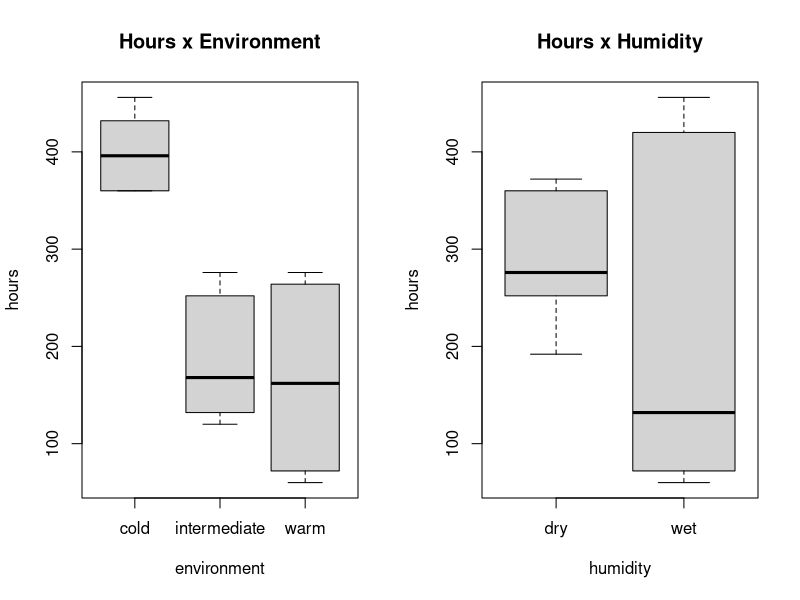
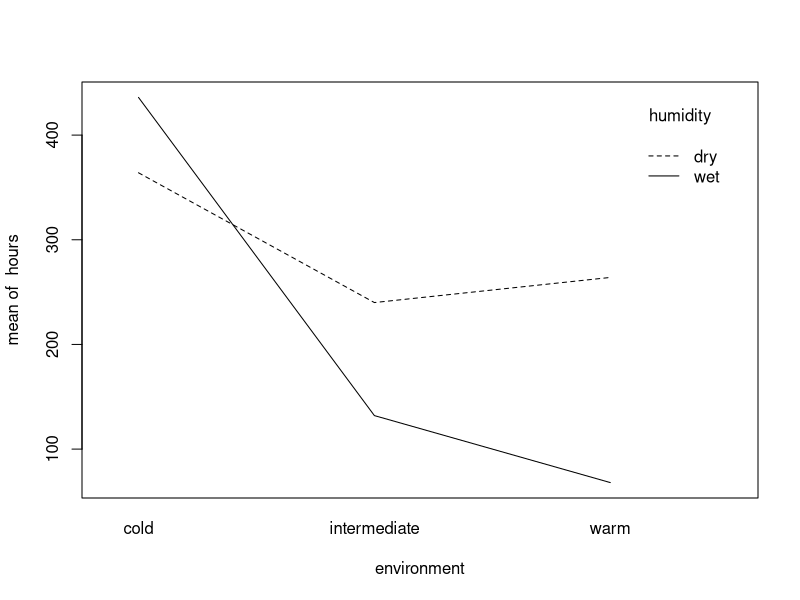
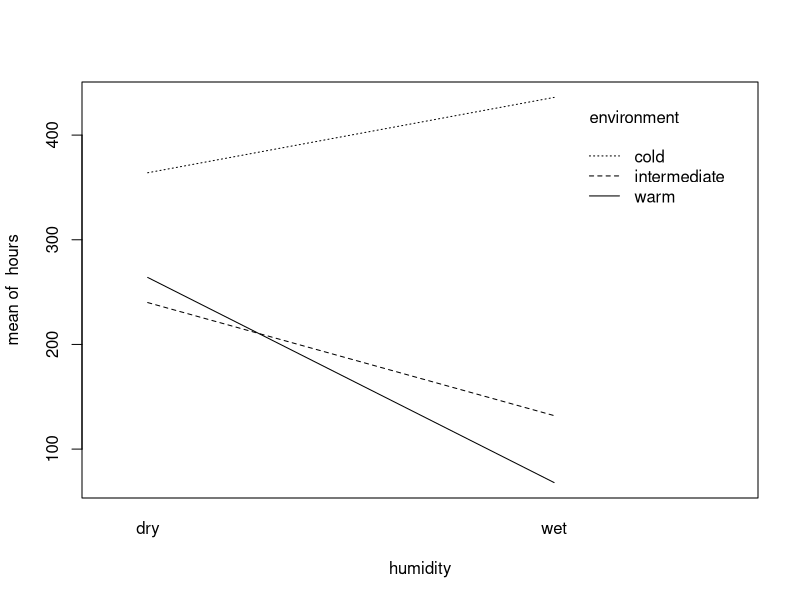
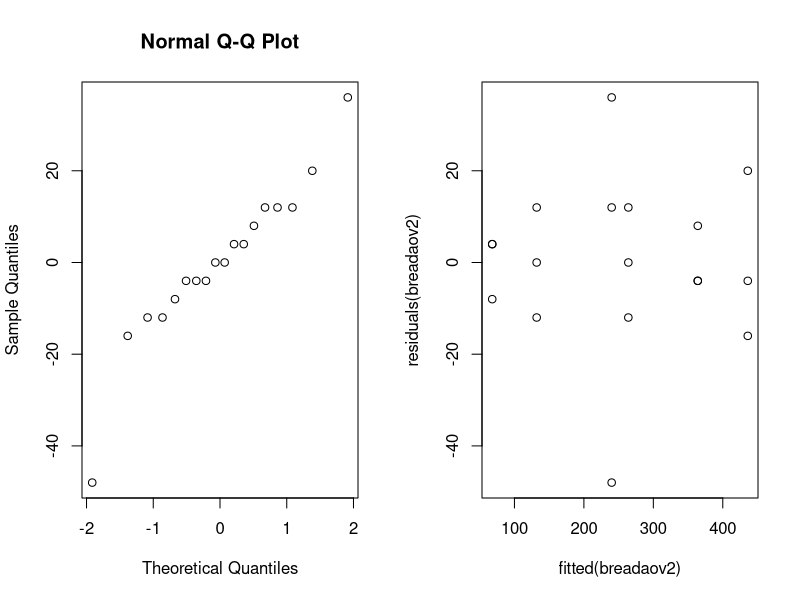
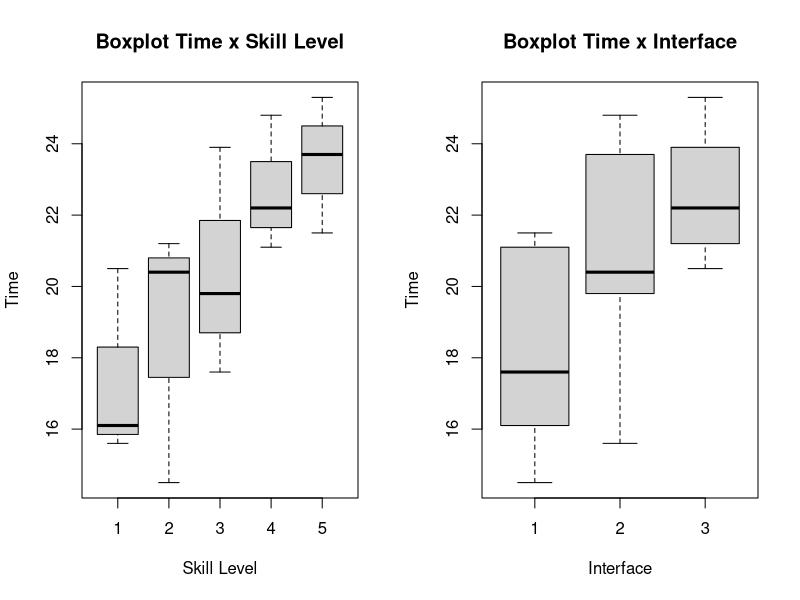
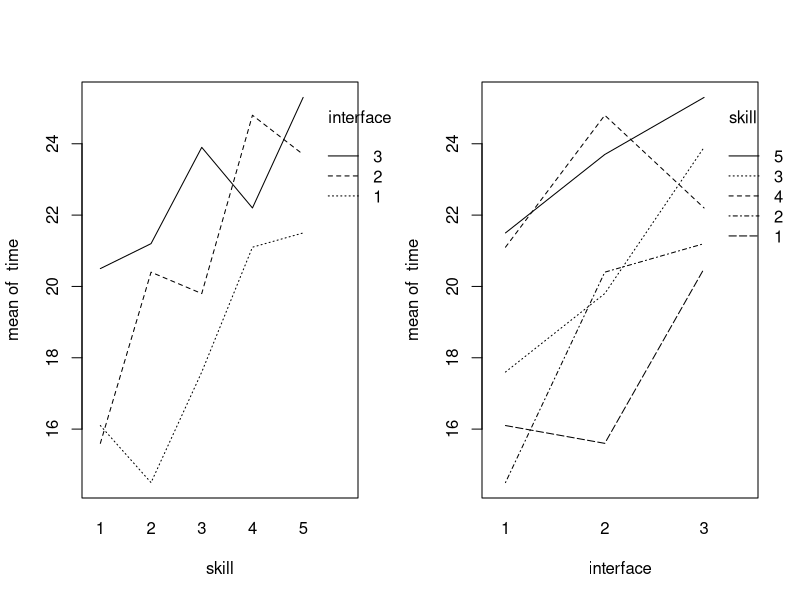
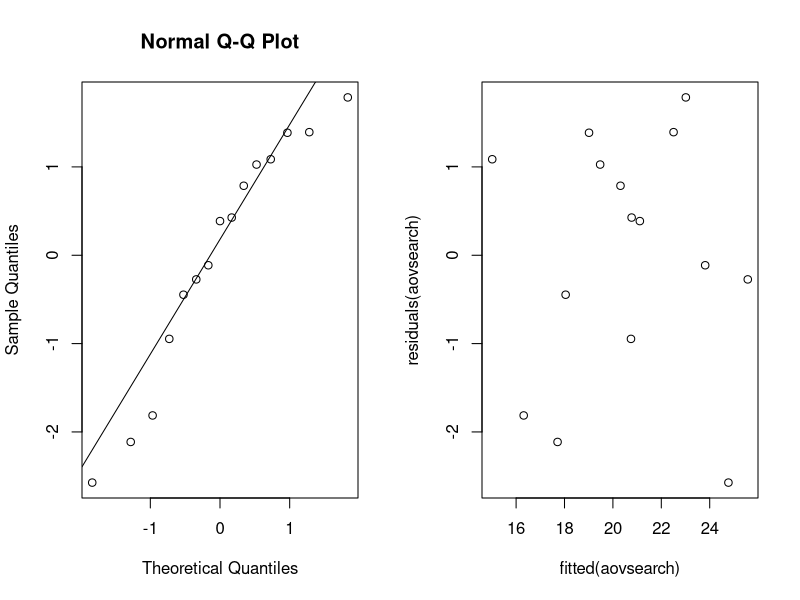
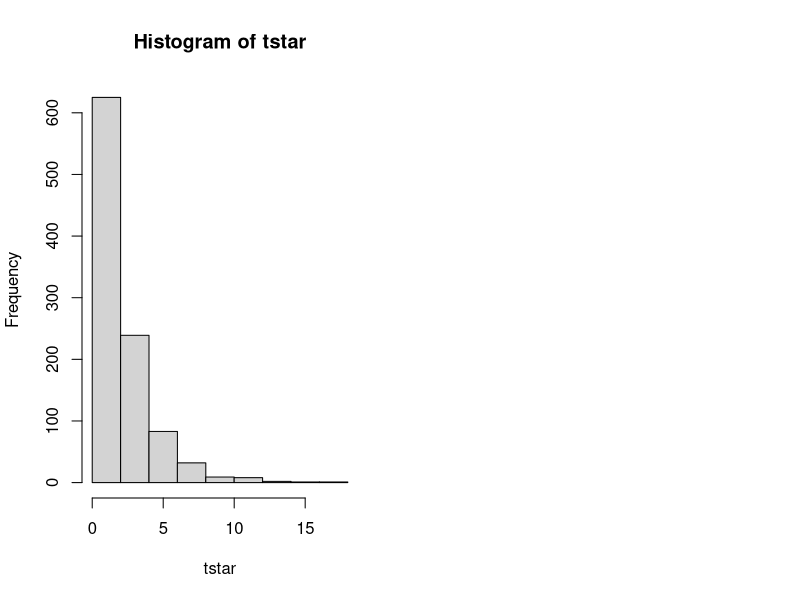

Generate these figures, in order, with R: (Note: this script raises an error after producing the figures.)

# Loading necessary packages, so they are available in the current session.
library(multcomp)
library(lme4)

### Exercise 1
data_bread <- read.table(file = "bread.txt", header = TRUE)

# QUestion 1:
I = 3 #levels of temperature.
J = 2 #levels of humidity.
N = 3 #experimental units per combination of the two factors, given that the total of units is 18.
rbind(rep(1:I,each=N*J),rep(1:J,N*I),sample(1:(N*I*J)))

# Question 2
par(mfrow=c(1,2))
boxplot(hours~environment,data=data_bread, main ="Hours x Environment")
boxplot(hours~humidity,data=data_bread, main ="Hours x Humidity")

par(mfrow=c(1,1))
attach(data_bread)
interaction.plot(environment,humidity,hours)
interaction.plot(humidity,environment,hours)

# Question 3
data_bread$environment=as.factor(data_bread$environment)
data_bread$humidity=as.factor(data_bread$humidity)
breadaov=lm(hours~environment*humidity,data=data_bread)
anova(breadaov)
summary(breadaov)

# Question 4
contrasts(data_bread$environment)=contr.sum
contrasts(data_bread$humidity)=contr.sum
breadaov2=lm(hours~environment*humidity,data=data_bread)
anova(breadaov2)
summary(breadaov2)

# Question 5
#Checking the normality of the population.
par(mfrow=c(1,2))
qqnorm(residuals(breadaov2))

# An extra check is also the Shapiro test.
shapiro.test(residuals(breadaov2))

# Checking the assumption of equal population variances.
plot(fitted(breadaov2), residuals(breadaov2))

### Exercise 2
search = read.table("search.txt", header = TRUE)

# Question 1
B = 5
I = 3
N = 1

rbind(rep(1:I,each=N*B),rep(1:B,N*I),sample(1:(N*I*B)))


# Question 2
attach(search)

par(mfrow=c(1,2))
boxplot(time~skill, main="Boxplot Time x Skill Level", ylab="Time", xlab="Skill Level")
boxplot(time~interface, main="Boxplot Time x Interface", ylab="Time", xlab="Interface")

par(mfrow=c(1,2))
interaction.plot(skill, interface, time); interaction.plot(interface, skill, time)

# Question 3
search$skill <- factor(search$skill)
search$interface <-  factor(search$interface)
aovsearch = lm(time~interface+skill, data = search)
anova(aovsearch)
summary(aovsearch)

# Question 4
contrasts(search$skill)=contr.sum
contrasts(search$interface)=contr.sum
aovsearch = lm(time~interface+skill, data = search)
summary(aovsearch)

estimatedTime = 20.5467 +  2.1533  + (0 - (-2.3867) - 0.3133)  
estimatedTime

# Question 5
par(mfrow=c(1,2))
qqnorm(residuals(aovsearch))
qqline(residuals(aovsearch))
plot(fitted(aovsearch), residuals(aovsearch))

# Question 6
friedman.test(time, interface, skill, data = search)
#friedman.test(time~interface|skill, data = search)

# Question 7
oneaovsearch = lm(time~interface, data = search)
anova(oneaovsearch)

### Exercise 3

# Question 1
cream= read.table("cream.txt",header = TRUE)

cream$batch= as.factor(cream$batch)
cream$position= as.factor(cream$position)
cream$starter= as.factor(cream$starter)

creamaov= lm(acidity ~ starter + batch + position,data = cream)
anova(creamaov)
summary(creamaov)

# Question 2
creammult= glht(creamaov,linfct = mcp(starter="Tukey"))
summary(creammult)

# Question 3
# In Word File

# Question 4
confint(creammult)


### Exercise 4
library(lme4)
# Question 1
cow = read.table("cow.txt", header = TRUE)
cow$id = factor(cow$id)
cow$per = factor(cow$per)
cow$treatment = factor(cow$treatment)

cowlm = lm(milk~treatment+id+per, data = cow)
summary(cowlm)

# Question 2: Result from question 1

# Question 3
cowlmer = lmer(milk~treatment+order+per+(1|id), data = cow, REML=FALSE)
summary(cowlmer)
cowlmer1 = lmer(milk~order+per+(1|id), data = cow, REML=FALSE)
anova(cowlmer1, cowlmer)


# Question 4
attach(cow)
t.test(milk[treatment=="A"],milk[treatment=="B"],paired=TRUE)

### Exercise 5

# Question 1
nausea.frame=data.frame("nausea" = integer(),"medicin" = character(), stringsAsFactors = FALSE)
index = 1
for(i in 1:100){
  nausea.frame[i,] <- rbind(0, "Chlorpromazine")
  index = index + 1}

for(i in 1:52){
  nausea.frame[index,] <- rbind(1, "Chlorpromazine")
  index = index + 1}

for(i in 1:32){
  nausea.frame[index,] <- rbind(0, "Pentobarbital(100mg)")
  index = index + 1}

for(i in 1:35){
  nausea.frame[index,] <- rbind(1, "Pentobarbital(100mg)")
  index = index + 1}

for(i in 1:48){
  nausea.frame[index,] <- rbind(0, "Pentobarbital(150mg)")
  index = index + 1}

for(i in 1:37){
  nausea.frame[index,] <- rbind(1, "Pentobarbital(150mg)")
  index = index + 1}

#nausea.frame
attach(nausea.frame)
# Question 2
nausea.frame$medicin=as.factor(nausea.frame$medicin)

xtabs(~medicin+nausea)

# Question 3
attach(nausea.frame)

t = chisq.test(xtabs(~medicin+nausea))[[1]]
B=1000
tstar=numeric(B)
for (i in 1:B){
  medicinstar=sample(medicin)
  tstar[i]= chisq.test(xtabs(~medicinstar+nausea))[[1]]
}

hist(tstar)
t
pl=sum(tstar<t)/B
pr=sum(tstar>t)/B
p=2*min(pl,pr)
pl;pr;p

# Question 4
chisq.test(xtabs(~medicin+nausea))

### Exercise 6

# Question 1
airpollution= read.table("airpollution.txt", header = TRUE)
pairs(oxidant ~ day + wind + temperature + humidity + insolation , data= airpollution, upper.panel= NULL)

# Question 2
oxidant_day= lm(oxidant ~ day, data = airpollution)
summary(oxidant_day)
#Multiple R-squared: 0.01093

oxidant_wind= lm(oxidant ~ wind, data = airpollution)
summary(oxidant_wind)
#Multiple R-squared: 0.5863

oxidant_temperature=lm(oxidant ~ temperature, data = airpollution)
summary(oxidant_temperature)
#Multiple R-squared: 0.576

oxidant_humidity=lm(oxidant ~ humidity, data = airpollution)
summary(oxidant_humidity)
#Multiple R-squared: 0.124

oxidant_insolation=lm(oxidant ~ insolation, data = airpollution)
summary(oxidant_insolation)
#Multiple R-squared: 0.2552

## step 1 - select the highest R-squared (wind)
oxidant1= lm(oxidant ~ wind, data = airpollution)
summary(oxidant1)
#Multiple R-squared: 0.5863

## step 2 - select the highest R-squared (temperature as second variable) among below options
oxidant2=lm(oxidant ~ wind + temperature, data = airpollution)
summary(oxidant2)
#Multiple R-squared:0.7773 

oxidant2=lm(oxidant ~ wind + insolation, data = airpollution)
summary(oxidant2)
#Multiple R-squared:0.6613 

oxidant2=lm(oxidant ~ wind + humidity, data = airpollution)
summary(oxidant2)
#Multiple R-squared:0.5913 - one variable become insignificant

oxidant2=lm(oxidant ~ wind + day, data = airpollution)
summary(oxidant2)
#Multiple R-squared:0.5989 - one variable become insignificant

## step 3 - all added variable make previous variables insignificant - stop stepping up
oxidant3=lm(oxidant ~ wind + temperature + insolation, data = airpollution)
summary(oxidant3)
#Multiple R-squared:0.7816 - one variable become insignificant

oxidant3=lm(oxidant ~ wind + temperature + humidity, data = airpollution)
summary(oxidant3)
#Multiple R-squared:0.7964 - one variable become insignificant

oxidant3=lm(oxidant ~ wind + temperature + day, data = airpollution)
summary(oxidant3)
#Multiple R-squared:0.7958 - one variable become insignificant

## Best Model - step 2
oxidant2=lm(oxidant ~ wind + temperature, data = airpollution)
oxidant2

# Question 3
## step 1 - full model
oxidant5= lm(oxidant ~ wind + temperature + insolation + humidity + day, data = airpollution)
summary(oxidant5)

## step 2 - remove the highest p-value (day)
oxidant4= lm(oxidant ~ wind + temperature + insolation + humidity , data = airpollution)
summary(oxidant4)

## step 3 - remove second highest p-value (insolation)
oxidant3= lm(oxidant ~ wind + temperature + humidity , data = airpollution)
summary(oxidant3)

## step 4 - remove third highest p-value (humidity)
oxidant2= lm(oxidant ~ wind + temperature , data = airpollution)
summary(oxidant2)

# Question 4
## Best Model
oxidant2

# Question 5
par(mfrow=c(1,2))
qqnorm(residuals(oxidant2), main = "QQ-plot residuals")
plot(fitted(oxidant2),residuals(oxidant2))

### Exercise 7

# Question 1
crime_expenses <- read.table(file = "expensescrime.txt", header = TRUE)

#Identifying potential correlations
pairs(crime_expenses, upper.panel=NULL)

# It's possible to see a potential correlation between expend and bad, lawyers, employ and pop.
# Verifying the histogram for these variables:
par(mfrow=c(1,5))
hist(crime_expenses$expend)
hist(crime_expenses$bad)
hist(crime_expenses$lawyers)
hist(crime_expenses$employ)
hist(crime_expenses$pop)

# Thus a first attempt to calculate the linear model will be made considering these factors.
attach(crime_expenses)
expenseslm = lm(expend~bad+lawyers+employ+pop, data=crime_expenses)
summary(expenseslm)
confint(expenseslm)
#Assessing the current model
par(mfrow=c(1,2))
qqnorm(residuals(expenseslm)) # There are
shapiro.test(residuals(expenseslm)) #Extract check using Shapiro's normality test.

plot(fitted(expenseslm),residuals(expenseslm))
# The variances for the different fitted values is concentrated with smaller value of fitted expenses.

#2nd Iteration:
# Considering that in the previous iteration lawyers and employ reject the null hypothesis the 2nd iteration will
# consider only these factors (bad will also be considered since it has the biggest estimated coeficient).
# Additionally, now we will calculate the regression considering interaction between the variables.
expenseslm2 = lm(expend~bad*lawyers*employ, data=crime_expenses)
summary(expenseslm2)
# Assessing the new regression parameters:
qqnorm(residuals(expenseslm2))
plot(fitted(expenseslm2),residuals(expenseslm2))
# The qqnorm presents a curved shape with some points far from the line, the qqnorm shows a concentration around certain fitted values (<1000).
# Given that bad is the variable with highest coeficient we will try to have better results by elevating bad to the
# power of 2.

crime_expenses$bad2 = crime_expenses$bad^2
expenseslm3 = lm(expend~bad*lawyers*employ*bad2, data=crime_expenses)
summary(expenseslm3)
qqnorm(residuals(expenseslm3))
plot(fitted(expenseslm3),residuals(expenseslm3))
# After this iteration the qqnorm graph presents a better slope and distance between the points.
# Also the residuals x ffited graph shows that the residuals are more spread.

#The model is: expenses = 136.3 -8.186*bad -0.1297*lawyers + 0.08236*employ - 0.1440*bad^2
